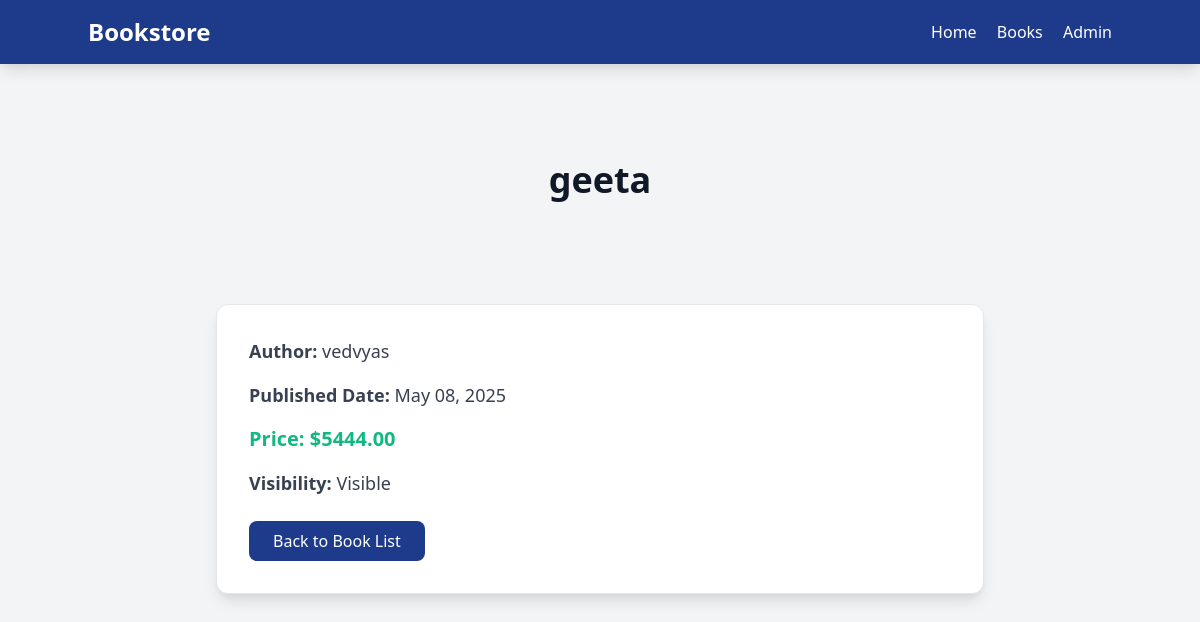
Screenshot of /book/1/ with the database file from the repository.
### books/models.py (models this page shows, shortened)
class Book(models.Model):
    title = models.CharField(max_length=200)
    author = models.CharField(max_length=100)
    published_date = models.DateField()
    price = models.DecimalField(max_digits=6, decimal_places=2)
    is_visible = models.BooleanField(default=True)

### books/views.py (the view)
# urls.py: path('book/<int:pk>/', views.BookDetailView.as_view(), name='book_detail'),
class BookDetailView(DetailView):
    model = Book
    template_name = 'books/book_detail.html'
    context_object_name = 'book'
    def get_queryset(self):
        return Book.objects.filter(is_visible=True)

### books/templates/books/book_detail.html (shortened to what this page needs)
{% extends "base.html" %}
{% load static %}
{% block content %}
    <nav class="bg-blue-900 text-white p-4 sticky top-0 z-50 shadow-lg">
        <div class="container mx-auto flex justify-between items-center">
            <a href="{% url 'books:home' %}" class="text-2xl font-bold">Bookstore</a>
            <div class="space-x-4">
                <a href="{% url 'books:home' %}" class="hover:text-green-400">Home</a>
                <a href="{% url 'books:book_list' %}" class="hover:text-green-400">Books</a>
                <a href="{% url 'admin:index' %}" class="hover:text-green-400">Admin</a>
            </div>
        </div>
    </nav>
    <div class="container mx-auto py-12">
        <div class="bg-gray-100 py-12">
            <div class="max-w-3xl mx-auto">
                <h1 class="text-3xl sm:text-4xl font-bold text-gray-900 text-center mb-8">{{ book.title }}</h1>
            </div>
        </div>
        <div class="max-w-3xl mx-auto bg-white p-8 rounded-xl shadow-lg border border-gray-200 mt-6">
            <div class="space-y-4">
                <p class="text-lg text-gray-700"><strong>Author:</strong> {{ book.author }}</p>
                <p class="text-lg text-gray-700"><strong>Published Date:</strong> {{ book.published_date|date:"F d, Y" }}</p>
                <p class="text-xl text-green-500 font-bold"><strong>Price:</strong> ${{ book.price }}</p>
                <p class="text-lg text-gray-700"><strong>Visibility:</strong> {% if book.is_visible %}Visible{% else %}Hidden{% endif %}</p>
            </div>
            <a href="{% url 'books:book_list' %}" class="mt-6 inline-block bg-blue-900 text-white px-6 py-2 rounded-lg hover:bg-blue-800 hover:shadow-xl transition duration-300">
                Back to Book List
            </a>
        </div>
    </div>
{% endblock %}

### rows the page displays
Book: title "geeta", author "vedvyas", published_date "May 08, 2025", price "5444.00"
